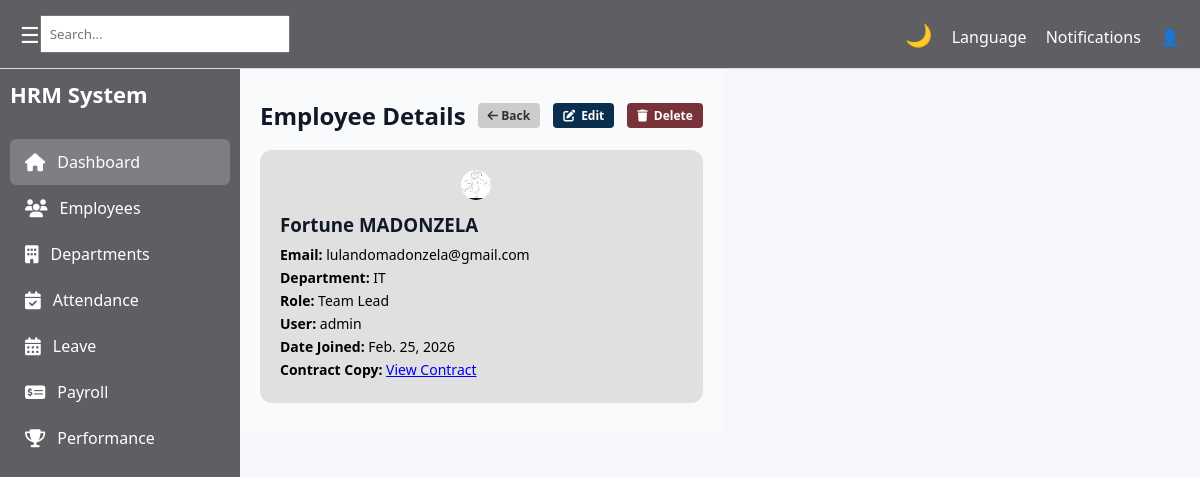
Page /hr/employees/2/ on the committed database.
### hr/models.py (models this page shows, shortened)
class Employee(models.Model):
    user = models.OneToOneField(User, on_delete=models.CASCADE)
    department = models.ForeignKey(Department, on_delete=models.CASCADE)
    first_name = models.CharField(max_length=50)
    last_name = models.CharField(max_length=50)
    email = models.EmailField(unique=True)
    role = models.ForeignKey(Role, on_delete=models.CASCADE)
    date_joined = models.DateField(auto_now_add=True)
    profile_picture = models.ImageField(upload_to='employee_profiles/', blank=True, null=True) #media/employee_profiles/
    contract_copy = models.FileField(upload_to='employee_contracts/', blank=True, null=True) #media/employee_contracts/

class Department(models.Model):
    name = models.CharField(max_length=100)
    description = models.TextField(blank=True)
    def __str__(self):
        return self.name

class Role(models.Model):
    name = models.CharField(max_length=100)
    description = models.TextField(blank=True)
    def __str__(self):
        return self.name

### authenication/models.py (models this page shows)
class CustomUser(AbstractUser):
    role_choices = (
        ('admin', 'Admin'),
        ('hr_manager', 'HR Manager'),
        ('employee', 'Employee'),
    )
    role = models.CharField(max_length=20, choices=role_choices)
    username = models.CharField(max_length=150, unique=True)
    email = models.EmailField(unique=True)
    password = models.CharField(max_length=128)
    def __str__(self):
        return self.username

### hr/views.py (the view)
# urls.py: path('employees/<int:pk>/', EmployeeDetailView.as_view(), name='employee_detail'),
class EmployeeDetailView(DetailView):
    model = Employee
    template_name = 'hr/pages/employee_detail.html'
    context_object_name = 'employee'

### hr/templates/hr/pages/employee_detail.html (shortened to what this page needs)
{% extends "hr/base/base.html" %}
{% load static %}
{% block content %}
<section class="content">
    <div class="page-header">
        <h2>Employee Details</h2>
        <div class="employee-actions">
            <a href="{% url 'employees' %}" class="btn btn-secondary">
                <i class="fas fa-arrow-left"></i> Back
            </a>
            <a href="{% url 'employee_update' employee.pk %}" class="btn btn-edit">
                <i class="fas fa-edit"></i> Edit
            </a>
            <a href="{% url 'employee_delete' employee.pk %}" class="btn btn-delete">
                <i class="fas fa-trash"></i> Delete
            </a>
        </div>
    </div>
    <div class="employee-card employee-detail-card">
        <div class="emp-photo">
            {% if employee.profile_picture %}
            <img src="{{ employee.profile_picture.url }}" alt="Profile Picture" class="employee-avatar">
            {% else %}
            <i class="fas fa-user-circle employee-avatar"></i>
            {% endif %}
        </div>
        <div class="emp-info">
            <h3>{{ employee.first_name }} {{ employee.last_name }}</h3>
            <p><strong>Email:</strong> {{ employee.email }}</p>
            <p><strong>Department:</strong> {{ employee.department }}</p>
            <p><strong>Role:</strong> {{ employee.role }}</p>
            <p><strong>User:</strong> {{ employee.user }}</p>
            <p><strong>Date Joined:</strong> {{ employee.date_joined }}</p>
            <p><strong>Contract Copy:</strong>
                {% if employee.contract_copy %}
                    <a href="{{ employee.contract_copy.url }}" target="_blank">View Contract</a>
                {% endif %}
        </div>
    </div>
</section>
{% endblock %}

### hr/static/hr/css/global.css (style rules this page uses)
* { margin: 0; padding: 0; box-sizing: border-box; font-family: "Segoe UI", sans-serif; }
body { background: white; transition: background 0.3s, color 0.3s; }
.content { padding: 25px; color: #000; }
.content h1, .content p, .content .card, .content .box { color: #000; }
.employee-card { display: grid; grid-template-columns: 1fr; background: #e0e0e0; padding: 20px; border-radius: 12px; transition: transform 0.3s, box-shadow 0.3s; }
.emp-photo { display: flex; justify-content: center; align-items: center; margin-bottom: 12px; }
.emp-info h3 { margin-bottom: 8px; }
.emp-info p, .emp-details p, .emp-actions p { font-size: 14px; color: black; margin-bottom: 4px; }
.page-header { display: flex; align-items: center; justify-content: space-between; gap: 12px; margin-bottom: 18px; flex-wrap: wrap; }
.employee-actions { display: flex; gap: 8px; flex-wrap: wrap; }
.employee-actions .btn, .employee-actions .btn-view, .employee-actions .btn-edit, .employee-actions .btn-delete { padding: 4px 10px; font-size: 12px; border-radius: 4px; }
.employee-actions .btn i, .employee-actions .btn-view i, .employee-actions .btn-edit i, .employee-actions .btn-delete i { font-size: 12px; }
.employee-detail-card { max-width: 520px; }
.btn-edit { padding: 6px 12px; background-color: #28a745; color: #fff; border-radius: 6px; text-decoration: none; font-size: 0.9rem; transition: all 0.3s ease; margin-left: 5px; }
.btn-delete { padding: 6px 12px; background-color: #dc3545; color: #fff; border-radius: 6px; text-decoration: none; font-size: 0.9rem; transition: all 0.3s ease; margin-left: 5px; }
.btn { padding: 6px 10px; border: none; border-radius: 6px; cursor: pointer; }
body { margin: 0; font-family: "Segoe UI", sans-serif; height: 100vh; }
.btn-edit { background-color: #001a40; color: #fff; border: none; padding: 6px 14px; font-size: 14px; border-radius: 5px; font-weight: 600; text-decoration: none; display: inline-flex; align-items: center; transition: background 0.3s; }
.btn-edit i { margin-right: 6px; }
.btn-delete { background-color: #5a060fd0; color: #fff; border: none; padding: 6px 14px; font-size: 14px; border-radius: 5px; font-weight: 600; text-decoration: none; display: inline-flex; align-items: center; margin-left: 5px; transition: background 0.3s; }
.btn-delete i { margin-right: 6px; }

### hr/static/hr/css/attendance.css (style rules this page uses)
.btn-edit { padding: 6px 12px; background-color: #092e4e; color: #fff; border-radius: 6px; text-decoration: none; font-size: 0.9rem; transition: background 0.3s ease; }
.btn-secondary { background-color:#6c757d; color:white; text-decoration:none; display:inline-block; }
.employee-avatar { display: inline-block; width: 30px; height: 30px; border-radius: 50%; background-color: #001a40; color: white; text-align: center; line-height: 30px; font-weight: bold; margin-right: 10px; }
.btn { padding: 10px 25px; border-radius: 6px; font-weight: 600; text-decoration: none; cursor: pointer; transition: 0.3s; }
.btn-secondary { background-color: #ccc; color: #333; border: none; }
h3 { margin-bottom: 20px; }

### hr/static/hr/css/employees.css (style rules this page uses)
.employee-card { display: grid; grid-template-columns: 1fr; background: #e0e0e0; padding: 20px; border-radius: 12px; transition: transform 0.3s, box-shadow 0.3s; }
.emp-photo { display: flex; justify-content: center; align-items: center; margin-bottom: 12px; }
.emp-info h3 { margin-bottom: 8px; }
.emp-info p, .emp-details p, .emp-actions p { font-size: 14px; color: black; margin-bottom: 4px; }
.page-header { display: flex; align-items: center; justify-content: space-between; gap: 12px; margin-bottom: 18px; flex-wrap: wrap; }
.employee-actions { display: flex; gap: 8px; flex-wrap: wrap; }
.employee-actions .btn, .employee-actions .btn-view, .employee-actions .btn-edit, .employee-actions .btn-delete { padding: 4px 10px; font-size: 12px; border-radius: 4px; }
.employee-actions .btn i, .employee-actions .btn-view i, .employee-actions .btn-edit i, .employee-actions .btn-delete i { font-size: 12px; }

### hr/static/hr/css/performance.css (style rules this page uses)
.content { padding: 20px; }
.content { padding: 30px 20px; font-family: 'Segoe UI', Tahoma, Geneva, Verdana, sans-serif; color: #111827; background: #f9fafb; }
.page-header .btn { width:auto; }

### hr/static/hr/css/apply_leave.css (style rules this page uses)
body { background-color: #f5f7fb; font-family: Arial, Helvetica, sans-serif; }

### rows in the picture
Employee: profile_picture (picture), first_name "Fortune", last_name "MADONZELA", email "lulandomadonzela@gmail.com", department "IT", role "Team Lead", user "admin", date_joined "Feb. 25, 2026"
